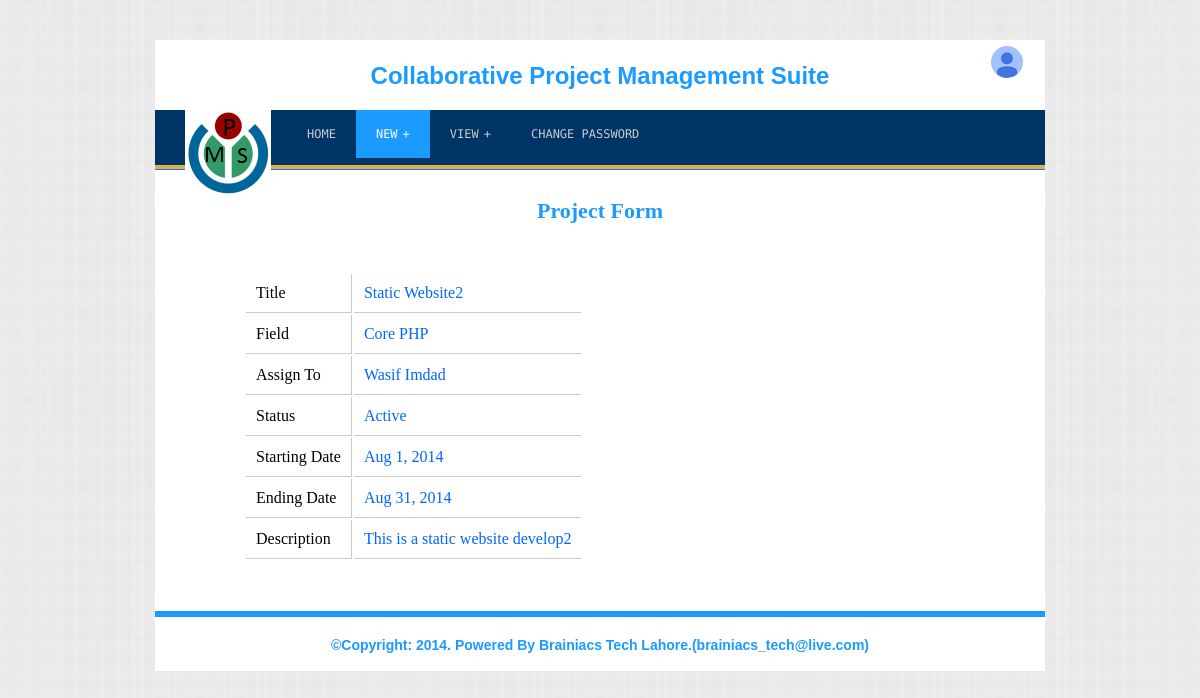
The page /pm/view_project.php?projectid=1 (signed in) on the database its author committed.
### tables this page shows
CREATE TABLE IF NOT EXISTS `projects` (
  `id` int(11) NOT NULL AUTO_INCREMENT,
  `title` varchar(200) NOT NULL,
  `description` varchar(1000) NOT NULL,
  `fieldid` int(11) NOT NULL,
  `startingdate` datetime DEFAULT NULL,
  `endingdate` datetime DEFAULT NULL,
  `assigneeid` int(11) NOT NULL,
  `status` tinyint(4) NOT NULL,
  `created` datetime NOT NULL,
  PRIMARY KEY (`id`)
);

CREATE TABLE IF NOT EXISTS `fields` (
  `id` int(11) NOT NULL AUTO_INCREMENT,
  `title` varchar(200) NOT NULL,
  `dependentid` int(11) NOT NULL,
  `status` tinyint(4) NOT NULL,
  `created` datetime NOT NULL,
  PRIMARY KEY (`id`)
);

CREATE TABLE IF NOT EXISTS `users` (
  `id` int(11) NOT NULL AUTO_INCREMENT,
  `fname` varchar(100) NOT NULL,
  `lname` varchar(100) NOT NULL,
  `gender` tinyint(4) NOT NULL,
  `nic` varchar(20) NOT NULL,
  `email` varchar(100) DEFAULT NULL,
  `phone` varchar(50) DEFAULT NULL,
  `qualification` varchar(50) NOT NULL,
  `joiningdate` datetime NOT NULL,
  `username` varchar(50) NOT NULL,
  `password` varchar(100) NOT NULL,
  `usertype_id` tinyint(4) NOT NULL,
  `pmid` int(11) DEFAULT NULL,
  `address` varchar(500) DEFAULT NULL,
  `status` tinyint(4) NOT NULL,
  `created` datetime NOT NULL,
  PRIMARY KEY (`id`)
);

### php/classes/project.php (called while the page is built, shortened)
<?php
class project {
	function getProjectById( $projectid ){
		$query = "SELECT project.*,user.fname,user.lname,field.title AS fieldtitle FROM projects AS project
					JOIN users AS user ON user.id = project.assigneeid
					JOIN fields AS field ON field.id = project.fieldid WHERE project.id = ".$projectid;
		return( $result = mysql_query($query) )?$result:false;
	}
}
?>

### php/classes/field.php (called while the page is built, shortened)
<?php
class field {
	function getFields( $include_dependents = false, $fieldstatus = 0){
		$query = "SELECT * FROM fields AS field ".(( $fieldstatus == 0)?"":" WHERE field.status = ".$fieldstatus ).(( ! $include_dependents )?((( $fieldstatus == 0)?" WHERE ":" AND ")." field.dependentid = 0"):"");
		return( $result = mysql_query($query) )?$result:false;
	}
}
?>

### php/classes/user.php (called while the page is built, shortened)
<?php
class user {
	function getUsersByType( $typeid, $userstatus = 0){
		$query = "SELECT user.id,user.fname,user.lname FROM users AS user WHERE user.usertype_id = ".$typeid.(( $userstatus != 0)?" AND user.status = ".$userstatus:"");
		return( $result = mysql_query($query) )?$result:false;
	}
}
?>

### pm/view_project.php (the view, shortened to what this page needs)
<!DOCTYPE html PUBLIC "-//W3C//DTD XHTML 1.0 Transitional//EN" "http://www.w3.org/TR/xhtml1/DTD/xhtml1-transitional.dtd">
<html xmlns="http://www.w3.org/1999/xhtml">
<head>
<link rel="stylesheet" type="text/css" href="../include/css/global.css" />
<link rel="stylesheet" type="text/css" href="../include/css/pmsadmin.css" />
<link rel="stylesheet" type="text/css" href="../include/css/chosen.min.css" />
</head>
<body>
<div id="wraper">
     <?php include("header.php");
?>
     <div id="body">
		<div class="">
			<span id="form_heading">Project Form</span>
		</div>
		 <div id="form_holder">
			 <pre>
			<?php
			$project = false;
			if( isset($_GET['projectid']) ){
				include("../php/classes/project.php");
				$project_obj = new project();
				$project = mysql_fetch_assoc( $project_obj->getProjectById( $_GET['projectid'] ) );
			}
			?></pre>
				<div class="form_row">
                <table id="view_user">
                  <tr>
                    <td>Title</td>
                    <td style="border-right:none; color:#06F"><?php echo (( $project && isset($project['title']) && !empty($project['title']) )?$project['title']:""); ?></td>
                  </tr>
                  <tr>
                    <td>Field</td>
                    <td style="border-right:none; color:#06F">
					<?php
						  include_once("../php/classes/field.php");
						  $field_obj = new field();
						  $fields = $field_obj->getFields(false, 1);
						  if($fields){
							while( $field = mysql_fetch_assoc($fields) ){
								$sql = mysql_query("SELECT title FROM fields WHERE id=".$project['fieldid']);
								$row = @mysql_fetch_array($sql);
								echo $row['title'];
								break;
							}
						  }
						  ?></td>
                  </tr>
                  <tr>
                    <td>Assign To</td>
                    <td style="border-right:none; color:#06F">
					<?php
								include_once("../php/classes/user.php");
								$user_obj = new user();
								$users = $user_obj->getUsersByType(2,1);
								if($users){
									while( $user = mysql_fetch_assoc($users) ){
										if ($project['assigneeid'] == $user['id']) {
											$sql = mysql_query("SELECT fname,lname FROM users WHERE id=".$user['id']);
											$row = @mysql_fetch_array($sql);
											echo $row['fname'] . ' ' . $row['lname'];
										}
									}
								}
							?></td>
                  </tr>
                  <tr>
                    <td>Status</td>
                    <td style="border-right:none; color:#06F"><?php if($project['status'] == 1) echo 'Active'; else echo 'Block'; ?></td>
                  </tr>
                  <tr>
                    <td>Starting Date</td>
                    <td style="border-right:none; color:#06F"><?php echo date("M j, Y",strtotime($project['startingdate'])); ?></td>
                  </tr>
                  <tr>
                    <td>Ending Date</td>
                    <td style="border-right:none; color:#06F"><?php echo date("M j, Y",strtotime($project['endingdate'])); ?></td>
                  </tr>
                  <tr>
                    <td>Description</td>
                    <td style="border-right:none; color:#06F"><?php echo (( $project && isset($project['description']) && !empty($project['description']) )?$project['description']:""); ?></td>
                  </tr>
                </table>
		 </div>
     </div>
     <?php include("footer.php"); ?>
</div>
</body>
</html>

### include/css/global.css (style rules this page uses)
body { background:url("../images/bg.png");background-attachment:fixed;margin:0;padding:0; }
#wraper { width: 890px;height: auto;margin: 0 auto;background-color:#FFF;margin-top:40px; }
div#form_holder { margin-left:10%; margin-top:20px; }
div#form_holder div.form_row { display:block; width:100%; }
span#form_heading { display:block;width:100%;text-align:center;font-size:22px; color:#1b9bff;font-weight:bold; }
td { padding:10px;border-bottom: 1px solid #cbcbcb; border-right: 1px solid #cbcbcb; }

### rows shown on the page
projects: title "Static Website2", startingdate "Aug 1, 2014", endingdate "Aug 31, 2014", description "This is a static website develop2"
fields: fields.title "Core PHP"
users: fname "Wasif", lname "Imdad"
